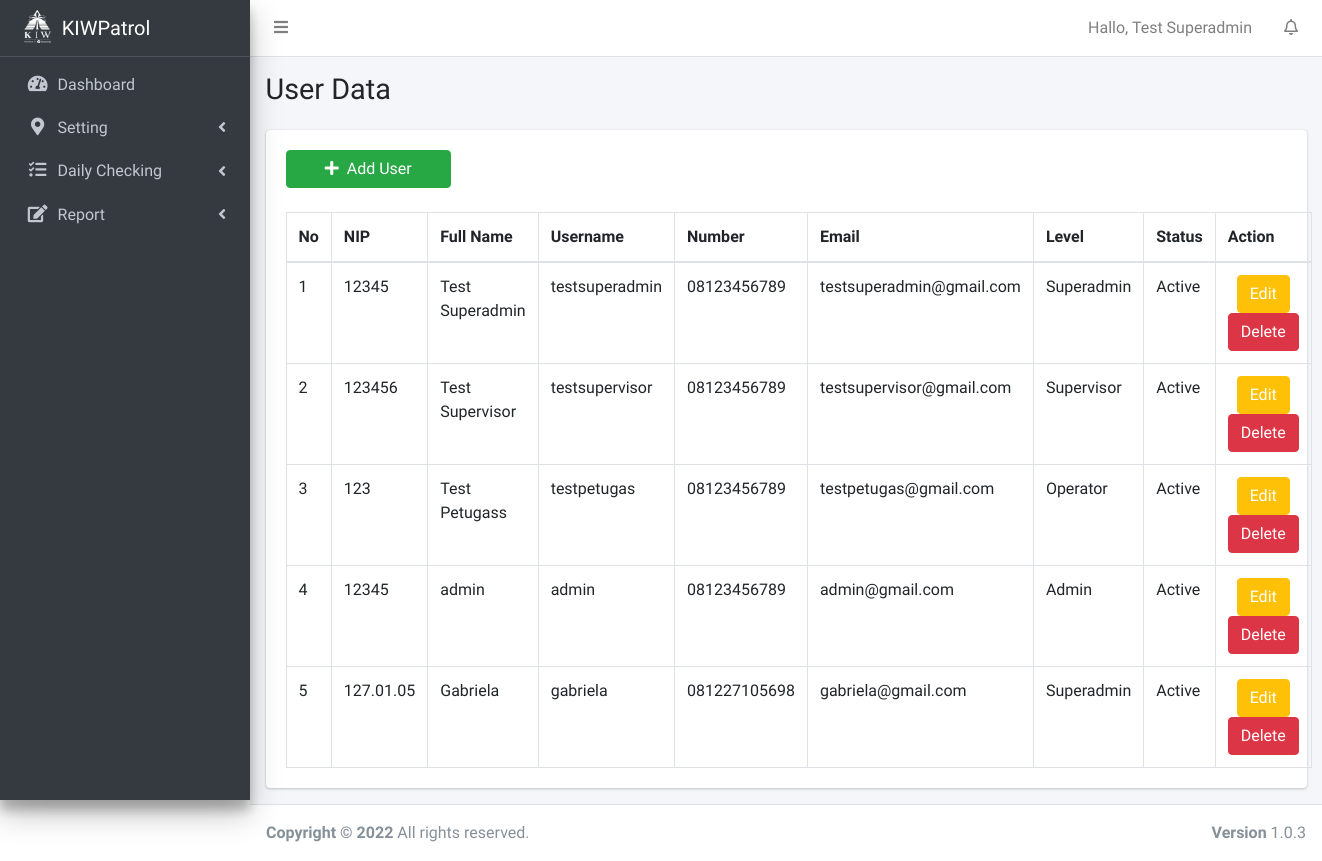
Page /admin/user.php (signed in) on the earlier database version.
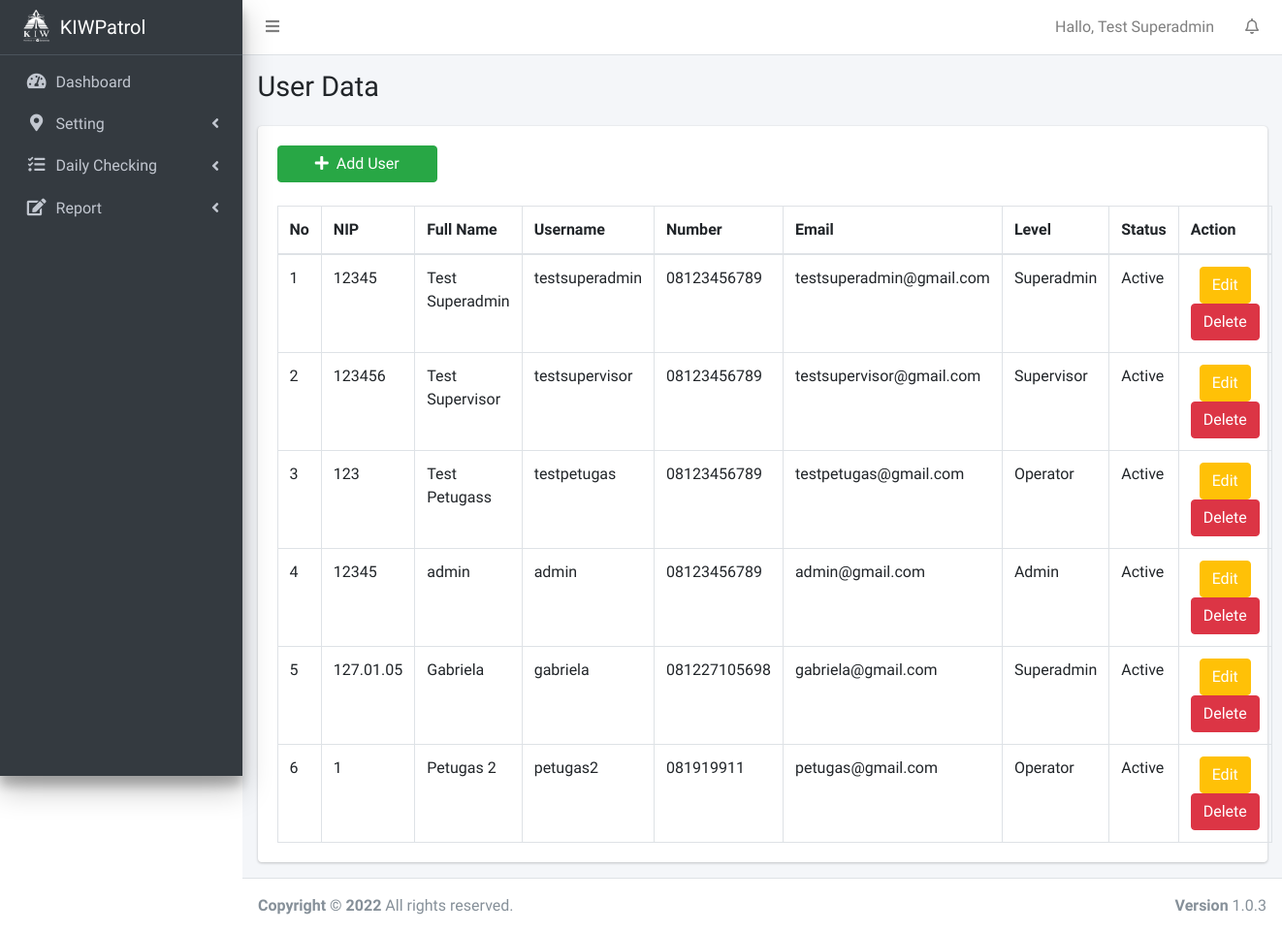
Same page on the later database version.
### tables this page shows
CREATE TABLE `user_list` (
  `id` int(11) NOT NULL,
  `nip` varchar(64) NOT NULL,
  `nama_lengkap` varchar(64) NOT NULL,
  `username` varchar(32) NOT NULL,
  `password` varchar(64) NOT NULL,
  `no_hp` varchar(16) NOT NULL,
  `email` varchar(64) NOT NULL,
  `id_level` int(11) NOT NULL COMMENT '1sadm, 2spv, 3adm, 4ptgs',
  `status` int(11) NOT NULL DEFAULT 1
);

### admin/fungsi.php (called while the page is built, shortened)
<?php
function session_user(){
	return $_SESSION['id'];
}function session_level(){
	return $_SESSION['id_level'];
}
	if($fungsi=="tambah"){ ?>
	<?php }
function get_user(){
	require '../config/koneksi.php';
	$user = session_user();
	$result = mysqli_query($con,"SELECT nama_lengkap FROM user_list WHERE (id = '$user')");
	while($h = mysqli_fetch_array($result)){
		$user = $h['nama_lengkap'];
	}
	return $user;
}
  ?>

### admin/user.php (the view, shortened to what this page needs)
<?php include 'header.php'; auth_menu("satudua",session_level()); ?>
  <div class="content-wrapper">
    <section class="content-header">
      <div class="container-fluid">
        <div class="row mb-2">
          <div class="col-sm-6">
            <h1>User Data</h1>
          </div>
        </div>
      </div>
    </section>
    <section class="content">
      <div class="container-fluid">
        <div class="row">
          <div class="col-12">
            <div class="card">
              <div class="card-body">
				<div class="row">
					<div class="col-sm-8">
						<div class="input-group">
							<button type="button" class="btn btn-block btn-success col-sm-3" href="#" data-toggle="modal" data-target="#modaladd"><i class="fas fa-plus">&ensp;</i>Add User</button>
						</div>
					</div>
				</div></br>
                <table id="example1" class="table table-bordered table-hover">
                  <thead>
                  <tr>
                    <th>No</th>
                    <th>NIP</th>
                    <th>Full Name</th>
                    <th>Username</th>
                    <th>Number</th>
                    <th>Email</th>
                    <th>Level</th>
                    <th>Status</th>
					<?php
					if(session_level()!="0"){
						echo "<th>Action</th>";
					}
					?>
                  </tr>
                  </thead>
                  <tbody>
				  <?php
					$result = mysqli_query($con,"SELECT * FROM user_list WHERE (status = '0' OR status = '1')");
					$no=1;
					while($row = mysqli_fetch_array($result)){
						if($row['status']=="1"){ $status = "Active"; }else{ $status = "Nonaktive"; }
						if($row['id_level']=="1"){ $level = "Superadmin"; } else if($row['id_level']=="2"){ $level = "Supervisor"; }
						else if($row['id_level']=="3"){ $level = "Admin"; } else if($row['id_level']=="4"){ $level = "Operator"; }
						echo"
						<tr>
							<td>".($no++)."</td>
							<td>".$row['nip']."</td>
							<td>".$row['nama_lengkap']."</td>
							<td>".$row['username']."</td>
							<td>".$row['no_hp']."</td>
							<td>".$row['email']."</td>
							<td>".$level."</td>
							<td>".$status."</td>";
						if($row['status']=="1"){
							echo"<td align='center'><a href='#' data-toggle='modal' data-target='#modaledit".$row["id"]."' class='btn btn-small btn-warning' style='color:white'>Edit</a> ";
							echo"<a href='user_act.php?user=".md5($row['id'])."&status=".md5("hapus")."' class='btn btn-small btn-danger'  onClick=\"return confirm('Do you want delete this data ?')\" >Delete</a>";
						}else{
							echo"<td align='center'><a href='user_act?user=".md5($row['id'])."&status=".md5("aktifkan")."' class='btn btn-small btn-success' >Activation</a></td>";
						}
						?>
						<?php
					}
				  ?>
                  </tbody>
                </table>
              </div>
            </div>
          </div>
        </div>
      </div>
    </section>
  </div>
<?php include 'footer.php';
?>

### admin/header.php (shortened to what this page needs)
<?php
  include '../config/koneksi.php';
  include 'fungsi.php';
  ?>
<!DOCTYPE html>
<html lang="en">
<head>
  <link rel="stylesheet" href="../assets/plugins/fontawesome-free/css/all.min.css">
  <link rel="stylesheet" href="https://code.ionicframework.com/ionicons/2.0.1/css/ionicons.min.css">
  <link rel="stylesheet" href="../assets/plugins/tempusdominus-bootstrap-4/css/tempusdominus-bootstrap-4.min.css">
  <link rel="stylesheet" href="../assets/plugins/icheck-bootstrap/icheck-bootstrap.min.css">
  <link rel="stylesheet" href="../assets/plugins/jqvmap/jqvmap.min.css">
  <link rel="stylesheet" href="../assets/css/adminlte.min.css">
  <link rel="stylesheet" href="../assets/plugins/overlayScrollbars/css/OverlayScrollbars.min.css">
  <link rel="stylesheet" href="../assets/plugins/summernote/summernote-bs4.min.css">
  <link rel="stylesheet" href="../assets/plugins/sweetalert2-theme-bootstrap-4/bootstrap-4.min.css">
  <link rel="stylesheet" href="../assets/plugins/daterangepicker/daterangepicker.css">
  <link rel="stylesheet" type="text/css" href="../assets/plugins/daterangepicker/daterangepicker.css" />
  <link rel="stylesheet" href="../assets/plugins/fontawesome-free/css/all.min.css">
  <link rel="stylesheet" href="../assets/plugins/datatables-bs4/css/dataTables.bootstrap4.min.css">
  <link rel="stylesheet" href="../assets/plugins/datatables-responsive/css/responsive.bootstrap4.min.css">
  <link rel="stylesheet" href="../assets/plugins/datatables-buttons/css/buttons.bootstrap4.min.css">
  <link rel="stylesheet" href="../assets/css/adminlte.min.css">
</head>
<body class="hold-transition sidebar-mini layout-fixed">
<div class="wrapper">
  <nav class="main-header navbar navbar-expand navbar-white navbar-light">
    <ul class="navbar-nav">
      <li class="nav-item">
        <a class="nav-link" data-widget="pushmenu" href="#" role="button"><i class="fas fa-bars"></i></a>
      </li>
    </ul>
    <ul class="navbar-nav ml-auto">
      <li class="nav-item d-none d-sm-inline-block">
        <a class="nav-link"><?php echo "Hallo, ".get_user(); ?></a>
      </li>
      <li class="nav-item dropdown">
        <a class="nav-link" data-toggle="dropdown" href="#">
          <i class="far fa-bell"></i>
        </a>
      </li>
    </ul>
  </nav>
  <aside class="main-sidebar sidebar-dark-primary elevation-4">
    <a href="index" class="brand-link">
      <img src="../assets/img/logo_putih.png" alt="" class="brand-image" style="">
      <span class="brand-text font-weight-light">KIWPatrol</span>
    </a>
    <div class="sidebar">
      <nav class="mt-2">
        <ul class="nav nav-pills nav-sidebar flex-column treeview" data-widget="treeview" role="menu" data-accordion="false">
          <li class="nav-item">
            <a href="index" class="nav-link">
              <i class="nav-icon fas fa-tachometer-alt"></i>
              <p>
                Dashboard
              </p>
            </a>
          </li>
          <li class="nav-item treeview-menu">
            <a href="#" class="nav-link">
              <i class="nav-icon fas fa-map-marker-alt"></i>
              <p>
                Setting
                <i class="fas fa-angle-left right"></i>
              </p>
            </a>
          </li>
          <li class="nav-item">
            <a href="#" class="nav-link">
              <i class="nav-icon fas fa-tasks"></i>
              <p>
                Daily Checking
                <i class="fas fa-angle-left right"></i>
              </p>
            </a>
          </li>
          <li class="nav-item">
            <a href="#" class="nav-link">
              <i class="nav-icon fas fa-edit"></i>
              <p>
                Report
                <i class="fas fa-angle-left right"></i>
              </p>
            </a>
          </li>
        </ul><br><br><br><br><br><br><br><br>
      </nav>
    </div>
  </aside>

### admin/footer.php (shortened to what this page needs)
  <footer class="main-footer">
    <strong>Copyright &copy; 2022 <a href=""> </a> </strong> All rights reserved.
    <div class="float-right d-none d-sm-inline-block">
      <b>Version</b> 1.0.3
    </div>
  </footer>
</div>
<link rel="stylesheet" type="text/css" href="https://cdnjs.cloudflare.com/ajax/libs/magnific-popup.js/1.1.0/magnific-popup.css">
</body>
</html>

Differences in the rows shown:
added user_list: nip "1", nama_lengkap "Petugas 2", username "petugas2", no_hp "081919911", email "petugas@gmail.com", id_level "Operator", status "Active"
